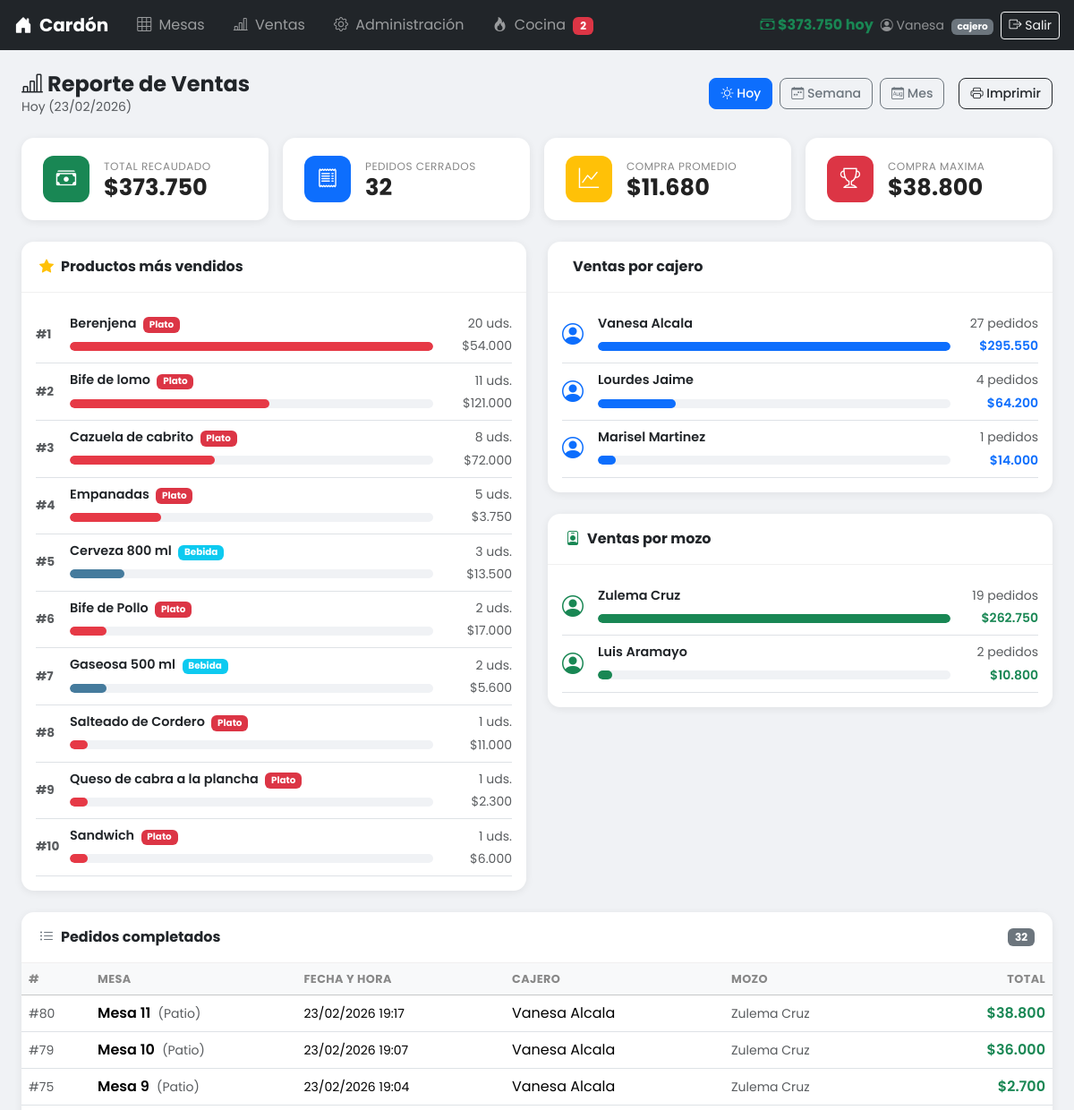
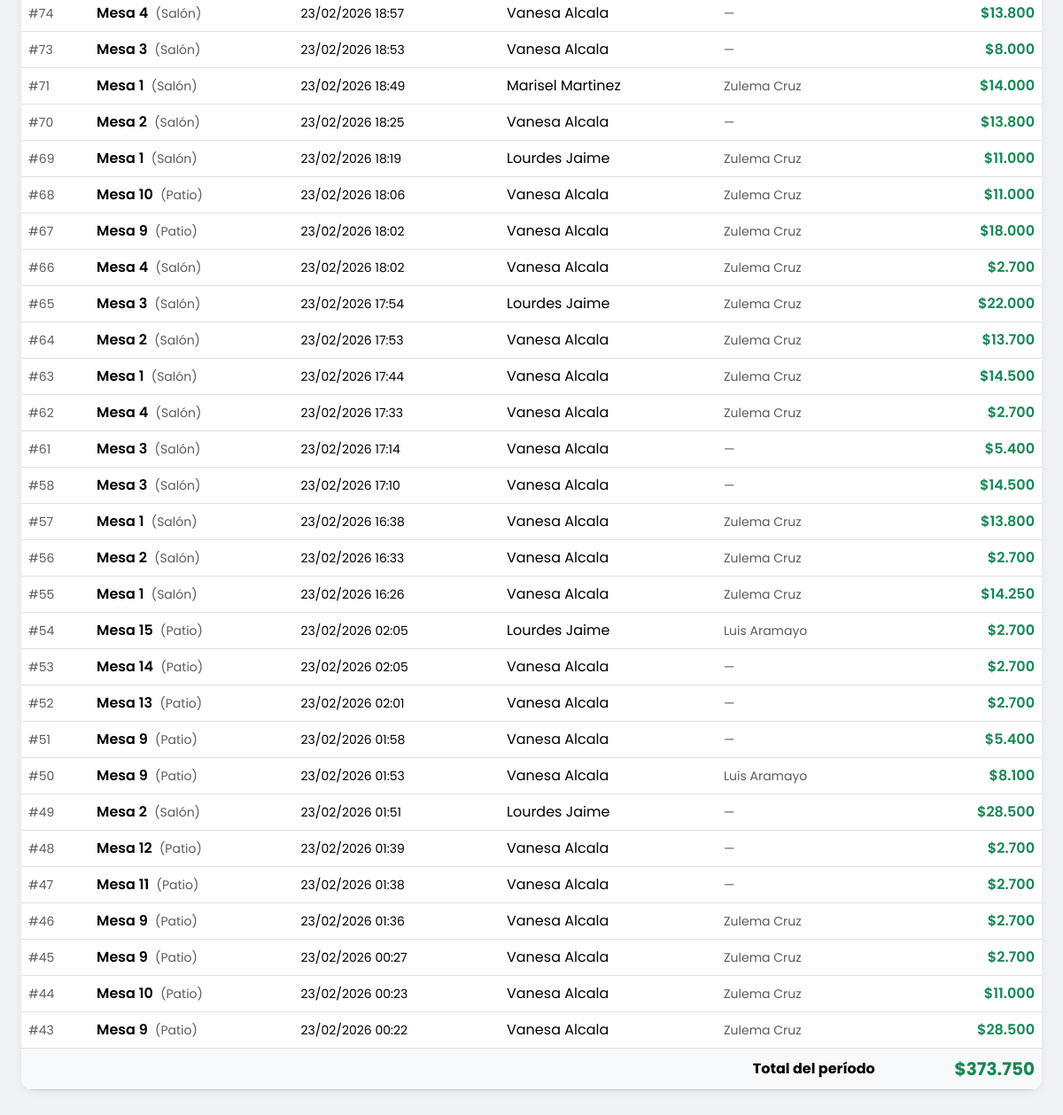
Screenshot of /ventas.php (signed in) with the database file from the repository (2 pictures, top to bottom).
### tables this page shows
CREATE TABLE `pedido` (
  `id_pedido` int NOT NULL AUTO_INCREMENT,
  `descr_pedido` varchar(100) NOT NULL,
  `estado_pedido` varchar(45) NOT NULL DEFAULT 'En Proceso',
  `id_mozo` int DEFAULT NULL,
  `id_mesa` int NOT NULL,
  `id_cajero` int NOT NULL,
  `total_pedido` int NOT NULL,
  `fecha_pedido` datetime DEFAULT NULL,
  PRIMARY KEY (`id_pedido`),
  UNIQUE KEY `id_pedido_UNIQUE` (`id_pedido`),
  KEY `fk_pedido_mozo` (`id_mozo`),
  KEY `fk_pedido_mesa` (`id_mesa`),
  KEY `fk_pedido_cajero` (`id_cajero`),
  CONSTRAINT `fk_pedido_cajero` FOREIGN KEY (`id_cajero`) REFERENCES `cajero` (`id_cajero`),
  CONSTRAINT `fk_pedido_mesa` FOREIGN KEY (`id_mesa`) REFERENCES `mesa` (`id_mesa`),
  CONSTRAINT `fk_pedido_mozo` FOREIGN KEY (`id_mozo`) REFERENCES `mozo` (`id_mozo`)
);

CREATE TABLE `cajero` (
  `id_cajero` int NOT NULL AUTO_INCREMENT,
  `nom_cajero` varchar(45) NOT NULL,
  `ape_cajero` varchar(45) NOT NULL,
  `usu_cajero` varchar(45) NOT NULL,
  `pass_cajero` varchar(45) NOT NULL,
  PRIMARY KEY (`id_cajero`),
  UNIQUE KEY `id_cajero_UNIQUE` (`id_cajero`)
);

CREATE TABLE `mozo` (
  `id_mozo` int NOT NULL AUTO_INCREMENT,
  `nom_mozo` varchar(45) NOT NULL,
  `ape_mozo` varchar(45) NOT NULL,
  `usu_mozo` varchar(45) NOT NULL,
  `pass_mozo` varchar(45) NOT NULL,
  PRIMARY KEY (`id_mozo`),
  UNIQUE KEY `id_mozo_UNIQUE` (`id_mozo`)
);

### ventas.php (the view, shortened to what the rows shown need)
<?php
include('conexion.php');
$periodo = $_GET['periodo'] ?? 'hoy';
switch ($periodo) {
    default:
        $fecha_desde = date('Y-m-d');
        $fecha_hasta = date('Y-m-d');
}
$stmt = $conexion->prepare("
    SELECT
        p.id_pedido,
        p.id_mesa,
        p.total_pedido,
        p.fecha_pedido,
        c.nom_cajero, c.ape_cajero,
        mo.nom_mozo,  mo.ape_mozo
    FROM pedido p
    LEFT JOIN cajero c  ON p.id_cajero = c.id_cajero
    LEFT JOIN mozo   mo ON p.id_mozo   = mo.id_mozo
    WHERE p.estado_pedido = 'Completado'
      AND DATE(p.fecha_pedido) BETWEEN ? AND ?
    ORDER BY p.fecha_pedido DESC
");
$stmt->bind_param("ss", $fecha_desde, $fecha_hasta);
$stmt->execute();
$pedidos = $stmt->get_result()->fetch_all(MYSQLI_ASSOC);
?>
<!DOCTYPE html>
<html lang="es">
<head>
    <link href="https://cdn.jsdelivr.net/npm/bootstrap@5.3.3/dist/css/bootstrap.min.css" rel="stylesheet">
    <link href="https://cdn.jsdelivr.net/npm/bootstrap-icons@1.11.1/font/bootstrap-icons.css" rel="stylesheet">
</head>
<body>
<div class="container-fluid px-4 pb-5">
    <div class="row g-4">
        <div class="col-12">
            <div class="seccion-card">
                <?php if (empty($pedidos)): ?>
                    <p class="text-muted text-center py-5">No hay pedidos completados en este período.</p>
                <?php else: ?>
                <div class="table-responsive">
                    <table class="table table-hover align-middle mb-0">
                        <thead class="table-light">
                            <tr>
                                <th>#</th>
                                <th>Mesa</th>
                                <th>Fecha y hora</th>
                                <th>Cajero</th>
                                <th>Mozo</th>
                                <th class="text-end">Total</th>
                            </tr>
                        </thead>
                        <tbody>
                        <?php foreach ($pedidos as $p):
                            $zona = $p['id_mesa'] <= 8 ? 'Salón' : 'Patio';
                        ?>
                            <tr>
                                <td class="text-muted small">#<?= $p['id_pedido'] ?></td>
                                <td>
                                    <span class="fw-semibold">Mesa <?= $p['id_mesa'] ?></span>
                                    <span class="text-muted small ms-1">(<?= $zona ?>)</span>
                                </td>
                                <td class="small"><?= date('d/m/Y H:i', strtotime($p['fecha_pedido'])) ?></td>
                                <td><?= htmlspecialchars($p['nom_cajero'] . ' ' . $p['ape_cajero']) ?></td>
                                <td class="text-muted small">
                                    <?= !empty($p['nom_mozo']) ? htmlspecialchars($p['nom_mozo'] . ' ' . $p['ape_mozo']) : '—' ?>
                                </td>
                                <td class="text-end fw-semibold text-success">
                                    $<?= number_format($p['total_pedido'], 0, ',', '.') ?>
                                </td>
                            </tr>
                        <?php endforeach; ?>
                        </tbody>
                    </table>
                </div>
                <?php endif; ?>
            </div>
        </div>
    </div>
</div>
</body>
</html>

### rows the page displays
pedido: id_pedido "80", id_mesa "11", id_mesa "Patio", fecha_pedido "23/02/2026 19:17", id_cajero.ape_cajero "Vanesa Alcala", id_mozo.ape_mozo "Zulema Cruz", total_pedido "38.800"
pedido: id_pedido "79", id_mesa "10", id_mesa "Patio", fecha_pedido "23/02/2026 19:07", id_cajero.ape_cajero "Vanesa Alcala", id_mozo.ape_mozo "Zulema Cruz", total_pedido "36.000"
pedido: id_pedido "75", id_mesa "9", id_mesa "Patio", fecha_pedido "23/02/2026 19:04", id_cajero.ape_cajero "Vanesa Alcala", id_mozo.ape_mozo "Zulema Cruz", total_pedido "2.700"
pedido: id_pedido "74", id_mesa "4", id_mesa "Salón", fecha_pedido "23/02/2026 18:57", id_cajero.ape_cajero "Vanesa Alcala", total_pedido "13.800"
pedido: id_pedido "73", id_mesa "3", id_mesa "Salón", fecha_pedido "23/02/2026 18:53", id_cajero.ape_cajero "Vanesa Alcala", total_pedido "8.000"
pedido: id_pedido "71", id_mesa "1", id_mesa "Salón", fecha_pedido "23/02/2026 18:49", id_cajero.ape_cajero "Marisel Martinez", id_mozo.ape_mozo "Zulema Cruz", total_pedido "14.000"
pedido: id_pedido "70", id_mesa "2", id_mesa "Salón", fecha_pedido "23/02/2026 18:25", id_cajero.ape_cajero "Vanesa Alcala", total_pedido "13.800"
pedido: id_pedido "69", id_mesa "1", id_mesa "Salón", fecha_pedido "23/02/2026 18:19", id_cajero.ape_cajero "Lourdes Jaime", id_mozo.ape_mozo "Zulema Cruz", total_pedido "11.000"
pedido: id_pedido "68", id_mesa "10", id_mesa "Patio", fecha_pedido "23/02/2026 18:06", id_cajero.ape_cajero "Vanesa Alcala", id_mozo.ape_mozo "Zulema Cruz", total_pedido "11.000"
pedido: id_pedido "67", id_mesa "9", id_mesa "Patio", fecha_pedido "23/02/2026 18:02", id_cajero.ape_cajero "Vanesa Alcala", id_mozo.ape_mozo "Zulema Cruz", total_pedido "18.000"
pedido: id_pedido "66", id_mesa "4", id_mesa "Salón", fecha_pedido "23/02/2026 18:02", id_cajero.ape_cajero "Vanesa Alcala", id_mozo.ape_mozo "Zulema Cruz", total_pedido "2.700"
pedido: id_pedido "65", id_mesa "3", id_mesa "Salón", fecha_pedido "23/02/2026 17:54", id_cajero.ape_cajero "Lourdes Jaime", id_mozo.ape_mozo "Zulema Cruz", total_pedido "22.000"
pedido: id_pedido "64", id_mesa "2", id_mesa "Salón", fecha_pedido "23/02/2026 17:53", id_cajero.ape_cajero "Vanesa Alcala", id_mozo.ape_mozo "Zulema Cruz", total_pedido "13.700"
pedido: id_pedido "63", id_mesa "1", id_mesa "Salón", fecha_pedido "23/02/2026 17:44", id_cajero.ape_cajero "Vanesa Alcala", id_mozo.ape_mozo "Zulema Cruz", total_pedido "14.500"
pedido: id_pedido "62", id_mesa "4", id_mesa "Salón", fecha_pedido "23/02/2026 17:33", id_cajero.ape_cajero "Vanesa Alcala", id_mozo.ape_mozo "Zulema Cruz", total_pedido "2.700"
pedido: id_pedido "61", id_mesa "3", id_mesa "Salón", fecha_pedido "23/02/2026 17:14", id_cajero.ape_cajero "Vanesa Alcala", total_pedido "5.400"
pedido: id_pedido "58", id_mesa "3", id_mesa "Salón", fecha_pedido "23/02/2026 17:10", id_cajero.ape_cajero "Vanesa Alcala", total_pedido "14.500"
pedido: id_pedido "57", id_mesa "1", id_mesa "Salón", fecha_pedido "23/02/2026 16:38", id_cajero.ape_cajero "Vanesa Alcala", id_mozo.ape_mozo "Zulema Cruz", total_pedido "13.800"
pedido: id_pedido "56", id_mesa "2", id_mesa "Salón", fecha_pedido "23/02/2026 16:33", id_cajero.ape_cajero "Vanesa Alcala", id_mozo.ape_mozo "Zulema Cruz", total_pedido "2.700"
pedido: id_pedido "55", id_mesa "1", id_mesa "Salón", fecha_pedido "23/02/2026 16:26", id_cajero.ape_cajero "Vanesa Alcala", id_mozo.ape_mozo "Zulema Cruz", total_pedido "14.250"
pedido: id_pedido "54", id_mesa "15", id_mesa "Patio", fecha_pedido "23/02/2026 02:05", id_cajero.ape_cajero "Lourdes Jaime", id_mozo.ape_mozo "Luis Aramayo", total_pedido "2.700"
pedido: id_pedido "53", id_mesa "14", id_mesa "Patio", fecha_pedido "23/02/2026 02:05", id_cajero.ape_cajero "Vanesa Alcala", total_pedido "2.700"
pedido: id_pedido "52", id_mesa "13", id_mesa "Patio", fecha_pedido "23/02/2026 02:01", id_cajero.ape_cajero "Vanesa Alcala", total_pedido "2.700"
pedido: id_pedido "51", id_mesa "9", id_mesa "Patio", fecha_pedido "23/02/2026 01:58", id_cajero.ape_cajero "Vanesa Alcala", total_pedido "5.400"
pedido: id_pedido "50", id_mesa "9", id_mesa "Patio", fecha_pedido "23/02/2026 01:53", id_cajero.ape_cajero "Vanesa Alcala", id_mozo.ape_mozo "Luis Aramayo", total_pedido "8.100"
pedido: id_pedido "49", id_mesa "2", id_mesa "Salón", fecha_pedido "23/02/2026 01:51", id_cajero.ape_cajero "Lourdes Jaime", total_pedido "28.500"
pedido: id_pedido "48", id_mesa "12", id_mesa "Patio", fecha_pedido "23/02/2026 01:39", id_cajero.ape_cajero "Vanesa Alcala", total_pedido "2.700"
pedido: id_pedido "47", id_mesa "11", id_mesa "Patio", fecha_pedido "23/02/2026 01:38", id_cajero.ape_cajero "Vanesa Alcala", total_pedido "2.700"
pedido: id_pedido "46", id_mesa "9", id_mesa "Patio", fecha_pedido "23/02/2026 01:36", id_cajero.ape_cajero "Vanesa Alcala", id_mozo.ape_mozo "Zulema Cruz", total_pedido "2.700"
pedido: id_pedido "45", id_mesa "9", id_mesa "Patio", fecha_pedido "23/02/2026 00:27", id_cajero.ape_cajero "Vanesa Alcala", id_mozo.ape_mozo "Zulema Cruz", total_pedido "2.700"
pedido: id_pedido "44", id_mesa "10", id_mesa "Patio", fecha_pedido "23/02/2026 00:23", id_cajero.ape_cajero "Vanesa Alcala", id_mozo.ape_mozo "Zulema Cruz", total_pedido "11.000"
pedido: id_pedido "43", id_mesa "9", id_mesa "Patio", fecha_pedido "23/02/2026 00:22", id_cajero.ape_cajero "Vanesa Alcala", id_mozo.ape_mozo "Zulema Cruz", total_pedido "28.500"

### other values shown
$pedidos_activos "2"
$ventas_hoy "373.750"
$_SESSION['usuario'] "Vanesa"
$_SESSION['rol'] "cajero"
$label_periodo "Hoy (23/02/2026)"
$resumen['total_recaudado'] "373.750"
$resumen['total_pedidos'] "32"
$resumen['ticket_promedio'] "11.680"
$resumen['ticket_maximo'] "38.800"
$prod['nombre'] "Berenjena"
$prod['tipo'] "Plato"
$prod['total_vendido'] "20"
$prod['total_recaudado'] "54.000"
$prod['nombre'] "Bife de lomo"
$prod['total_vendido'] "11"
